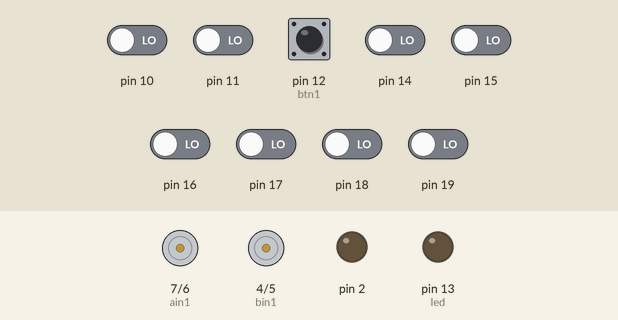
Simulated run of this sketch. Board: Arduino Uno, built with avr-gcc and run on an emulated ATmega328P. Shown: motor-driver pin pairs drawn as motors (green arrow = first pin HIGH = forward, orange = second pin HIGH = backward, longer = more drive, scaled by the enable pin), output pins drawn as LEDs (lit = HIGH). Inputs (shaded band) come from the test bench; at power-on: pin 10, pin 11, pin 12 (btn1), pin 14–19 LOW.

Above: at 7.7 s.
7.8 s: pin 12 (btn1) pulled HIGH for 0.15 s
At 9.0 s:
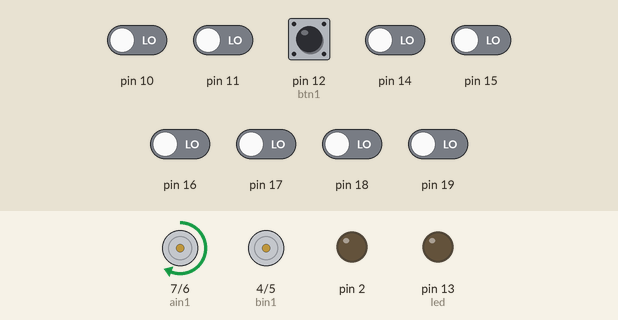
9.4 s: pin 10 driven HIGH
At 10.0 s:
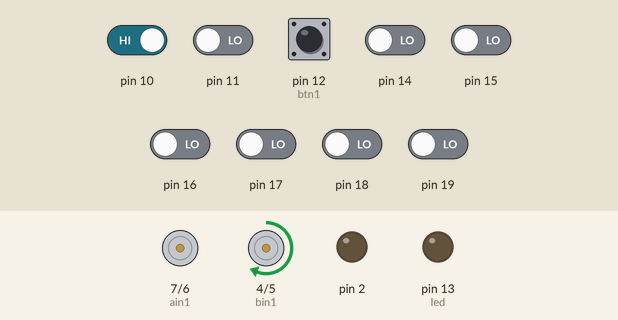
10.9 s: pin 11 driven HIGH
At 12.1 s:
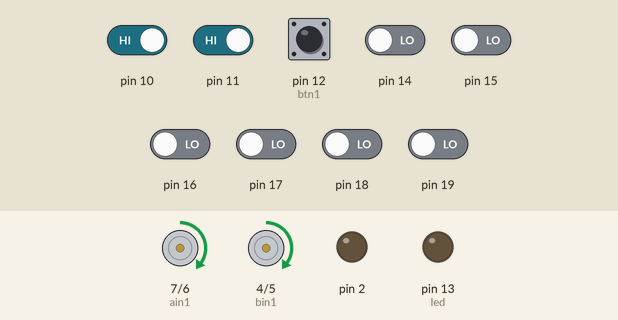
12.4 s: pin 16 driven HIGH
At 13.5 s:
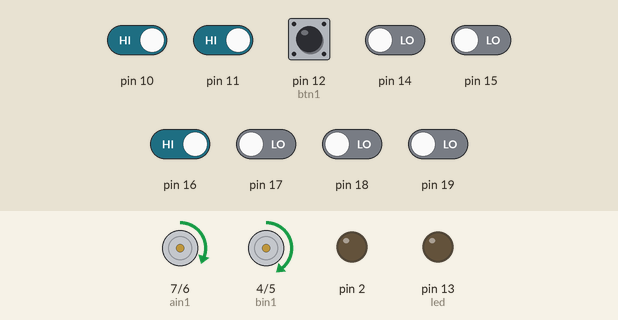
13.9 s: pin 15 driven HIGH
At 14.5 s:
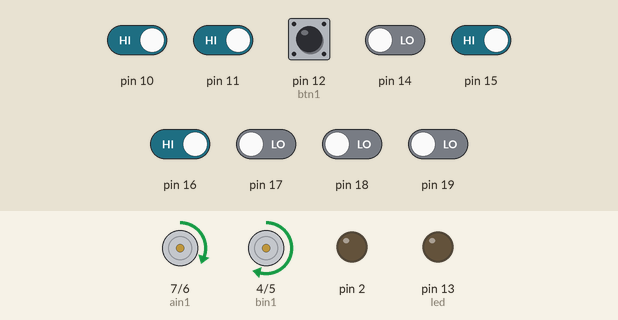
15.4 s: pin 14 driven HIGH
At 16.5 s:
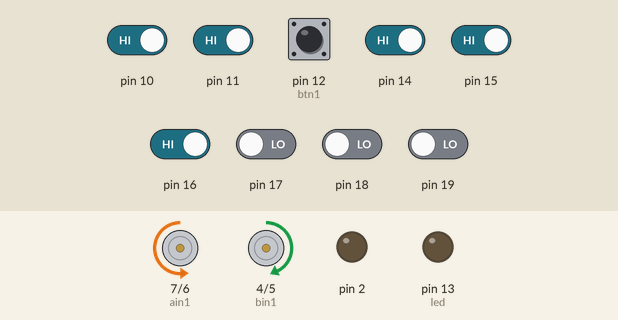
Timing chart, 0 to 17.9 s (numbered marks = the images above; inputs shaded):
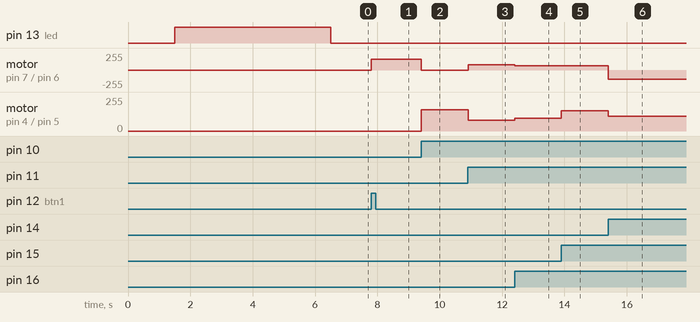

The sketch:

_1.6__casos_de_giros_siguinedo_el_algoritmo.ino
```cpp
#include <QTRSensors.h>

//DECLARACION DE ENTRADAS///////////////
//BOTONES

const int btn1=12; /////pulsador de inicio
///const int btn2=4;
const int led=13; ///led de calibracion
                  ///se apaga cuando termina la calaibracion

int cruzero = 80;   //// velocidad maxima en linea recta del robot

////motor izquierda
int pwma=9;
int ain2=6;
int ain1=7;

/////motor derecha
int pwmb=3;
int bin2=5;
int bin1=4;

int P=0;
int I=0;
int D=0;
int LAST=0;
float vel;

#define NUM_SENSORS   8     // numero de sensorea
#define TIMEOUT       2500  // 2500 tiempo de encendido y apagado de los sensores//para calibrar
#define EMITTER_PIN   8     // emicion de la señal al pin LEDON del QTR

//numeracion de los pines a usar del sensor QTR(1-8)y uso de las variables de calibración
QTRSensorsRC qtrrc((unsigned char[]) {19, 18, 11, 17, 16, 10, 15, 14},
  NUM_SENSORS, TIMEOUT, EMITTER_PIN);
unsigned int sensorValues[NUM_SENSORS];

unsigned int position=0;

void setup()
{

  pinMode(btn1, INPUT);

  pinMode(pwma,OUTPUT);
  pinMode(ain1,OUTPUT);
  pinMode(ain2,OUTPUT);
  pinMode(pwmb,OUTPUT);
  pinMode(bin1,OUTPUT);
  pinMode(bin2,OUTPUT);

  pinMode(led,OUTPUT);
  // comienzo de la calibración de los sensores QTR
  Serial.begin(9600); // set the data rate in bits per second for serial data transmission
  delay(1500);
  digitalWrite(led, HIGH);
   for (int j = 0; j < 200; j++)
 {

  qtrrc.calibrate();

 }
 // se termina de calibrar
  digitalWrite(led, LOW);

 digitalWrite(ain1,HIGH);
 digitalWrite(ain2,LOW);

 digitalWrite(bin1,HIGH);
 digitalWrite(bin2,LOW);

 analogWrite(pwma,0);
 analogWrite(pwmb,0);

 pinMode(2,OUTPUT);
 digitalWrite(2,LOW);
}


void loop()
{

  if (digitalRead(btn1)==1){

for(;;){ ///OJO este es un bucle infinito parecido al while true

  qtrrc.read(sensorValues);

     position = qtrrc.readLine(sensorValues, QTR_EMITTERS_ON, 0);///0 para pista blanca con linea negra
                                                                 ///1 para pista negra en linea blanca

 P = ((position)-(3500)); /// ERROR

 ///D = (P - LAST); ///ERROR MENOS EL ERRROR ANTERIOR
 ///I = (P + LAST); ///


/////////////////////////

 D= (P - LAST); /// ERROR MENOS EL ERROR ANTERIOR , DERIVATIVO
   I=(P+ LAST); //INTEGRAL


//vel=(P*0.025)+(D*0.095)+(I*0); // PID

vel=(P*0.087)+(D*0.05)+(I*0.00500);// para velocidad 120//////estaba en 0.0925
//vel=(P*0.0428)+(D*0.085)+(I*0); //para velocidad 80 kd=0.06

///CRUZERO =VELOCIDAD PUNTA , V

    if(vel >cruzero) vel=cruzero;
    if(vel<-cruzero) vel=-cruzero;

  analogWrite(pwma,cruzero-vel); // VELOCIDAD PARA EL MOTOR DERECHO
  analogWrite(pwmb,cruzero+vel); //  VELOCIDAD PARA EL MOTOR IZQUIERDO

 digitalWrite(ain1,HIGH);   ///FRENTE
 digitalWrite(ain2,LOW);
 digitalWrite(bin1,HIGH);  ///FRENTE
 digitalWrite(bin2,LOW);

LAST=P;


if((sensorValues[0]<=250)&&(sensorValues[1]<=250)&&(sensorValues[4]==1000)&&(sensorValues[5]==1000)&&(sensorValues[6]==1000)&&(sensorValues[7]==1000))
{
  //gira a la derecha
 analogWrite(pwma,140); // VELOCIDAD PARA EL MOTOR IZQUIERDO
  analogWrite(pwmb,110); //  VELOCIDAD PARA EL MOTOR DERECHO
 digitalWrite(ain1,LOW);   ///FRENTE
 digitalWrite(ain2,HIGH);
 digitalWrite(bin1,HIGH);  ///RETROCEDE
 digitalWrite(bin2,LOW);
 delay(50);
 digitalWrite(13,HIGH);
}
else
{
   digitalWrite(13,LOW);
}


if ((sensorValues[0]==1000)&&(sensorValues[1]==1000)&&(sensorValues[2]==1000)&&(sensorValues[3]==1000)&&(sensorValues[6]<=250)&&(sensorValues[7]<=250))
{
  //gira a la izquierda
 analogWrite(pwma,110); // VELOCIDAD PARA EL MOTOR IZQUIERDO
 analogWrite(pwmb,140); //  VELOCIDAD PARA EL MOTOR DERECHO
 digitalWrite(ain1,HIGH);   ///RETROCEDE
 digitalWrite(ain2,LOW);
 digitalWrite(bin1,LOW);  ///FRENTE
 digitalWrite(bin2,HIGH);
 delay(50);
 digitalWrite(13,HIGH);
}
else
{
   digitalWrite(13,LOW);
}

/*
 if((sensorValues[0,1,2,3,4,5,6,7]<=96)&&(position==0)||(position==7000))
{
 digitalWrite(ain1,LOW);   ///FRENTE
 digitalWrite(ain2,LOW);
 digitalWrite(bin1,HIGH);  ///FRENTE
 digitalWrite(bin2,LOW);
 analogWrite(pwma,80); // VELOCIDAD PARA EL MOTOR DERECHO
 analogWrite(pwmb,130); //  VELOCIDAD PARA EL MOTOR IZQUIERDO
 delay(240);
 digitalWrite(13,HIGH);
}
else
{
 digitalWrite(13,LOW);
}
*/
}////BUCLE INFINITO
}///PRESIONO BOTON
}///FIN DEL LOOP
```

Measured:
- after the input at 7.8 s, motor on pin 7 (ain1) / pin 6 (ain2): stopped → forward 160/255 at once
- after the input at 9.4 s, motor on pin 7 (ain1) / pin 6 (ain2): forward 160/255 → stopped at once; motor on pin 4 (bin1) / pin 5 (bin2): stopped → forward 160/255 at once
- after the input at 10.9 s, motor on pin 7 (ain1) / pin 6 (ain2): stopped → forward 80/255 at once; motor on pin 4 (bin1) / pin 5 (bin2): forward 160/255 → forward 80/255 at once
- after the input at 12.4 s, motor on pin 7 (ain1) / pin 6 (ain2): forward 80/255 → forward 63/255 at once; motor on pin 4 (bin1) / pin 5 (bin2): forward 80/255 → forward 96/255 at once
- after the input at 13.9 s, motor on pin 4 (bin1) / pin 5 (bin2): forward 96/255 → forward 152/255 at once
- after the input at 15.4 s, motor on pin 7 (ain1) / pin 6 (ain2): forward 63/255 → backward 140/255 at once; motor on pin 4 (bin1) / pin 5 (bin2): forward 152/255 → forward 110/255 at once
